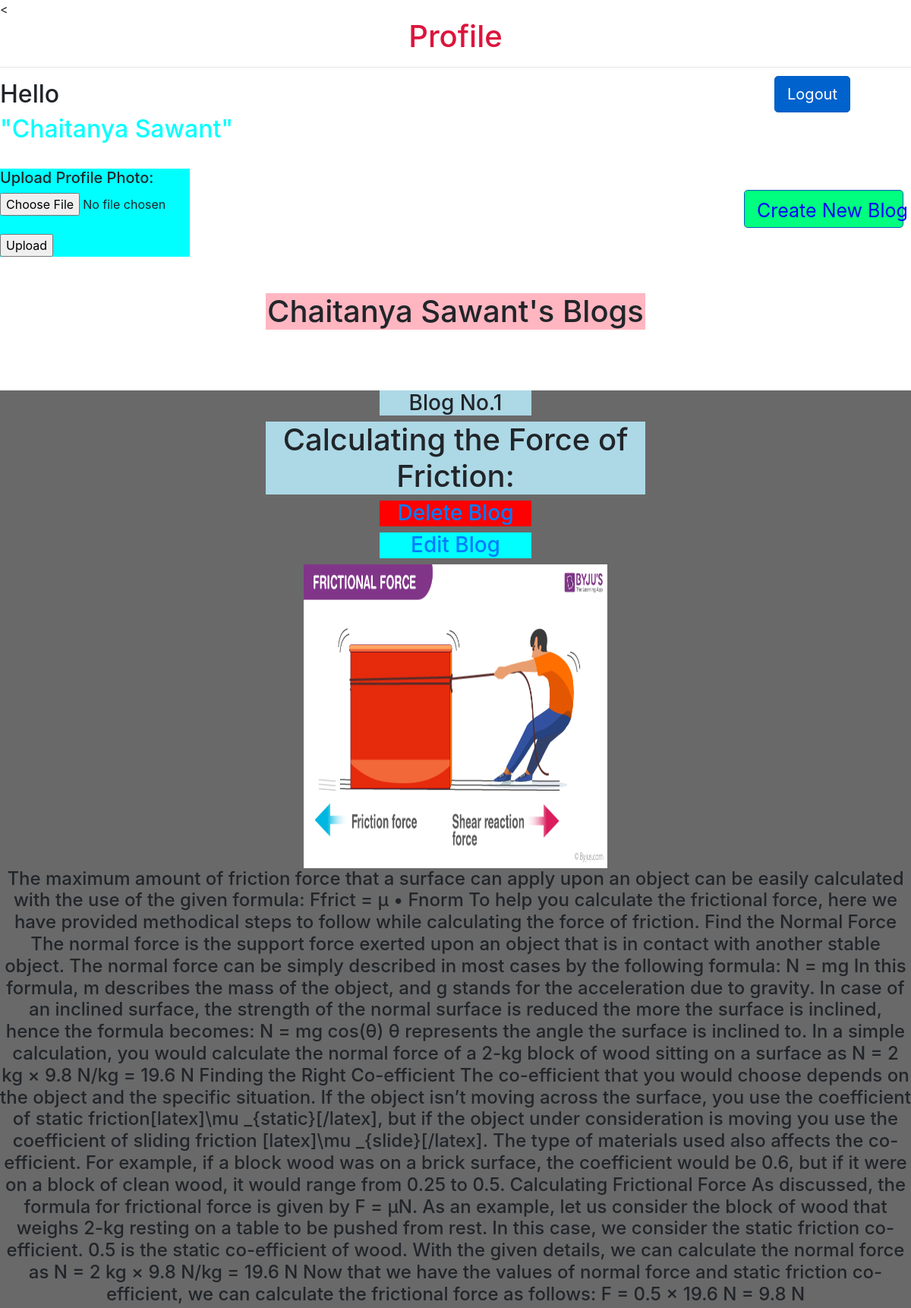
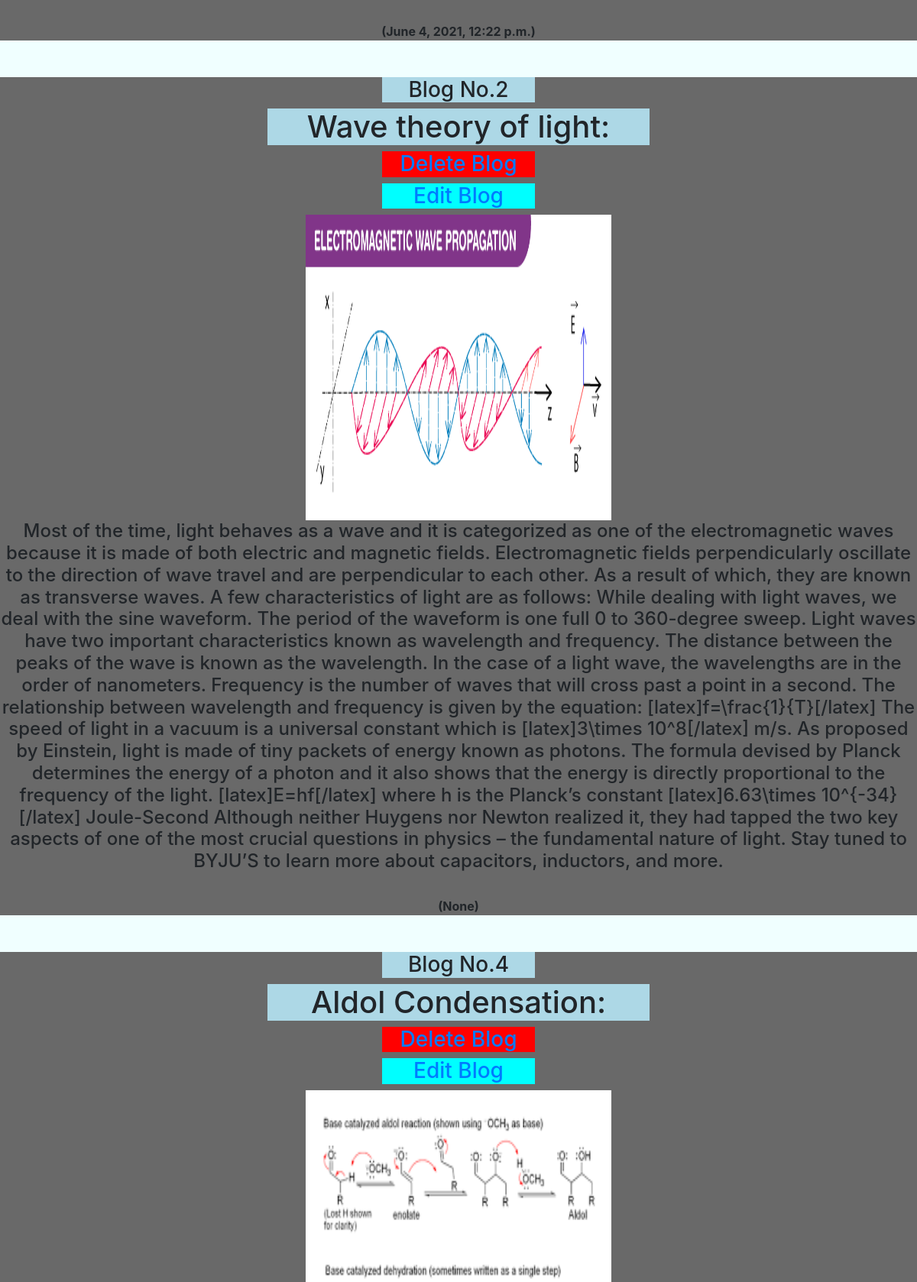
Page /profile/1/ (upper part) on the committed database (2 pictures, top to bottom).
### blogs/models.py (models this page shows, shortened)
class userDetails(models.Model):
    name = models.TextField(max_length=40)
    email = models.EmailField()
    password=models.TextField(max_length=20)
    profile=models.ImageField(upload_to='blog_user_profile',null=True, blank=True)
    """
    title=models.CharField(max_length=200,default='No Title')
    blog=models.TextField(max_length=10000,default='No Title')
    comment=models.TextField(max_length=1000,default='No Comments')
    """
    class Meta:
        db_table="User Details"

class Blogs(models.Model):
    title=models.CharField(max_length=200)
    blog_content=models.TextField(max_length=10200)
    user_blog=models.ForeignKey(userDetails,on_delete=models.CASCADE)
    img1=models.ImageField(upload_to='blog_images',null=True,blank=True)
    img2=models.ImageField(upload_to='blog_images',null=True,blank=True)
    time=models.DateTimeField(auto_now_add=True,null=True)
    class Meta:
        db_table="All Blogs"
    def __str__(self):
        return self.title

### blogs/views.py (the view)
# urls.py: path('profile/<int:id>/',profile,name='profile'),
def profile(request,id):
    for obj in userDetails.objects.filter(id=id):
        if obj.id==id:
            name=obj.name
    all_blogs=Blogs.objects.all()
    print("all blogs are  ",all_blogs)
    return render(request,'profile.html',{'id':id,'name':name,'blog':all_blogs})

### templates/profile.html (shortened to what this page needs)
<!DOCTYPE html>
<html lang="en">
<head>
    <link rel="stylesheet" href="https://maxcdn.bootstrapcdn.com/bootstrap/4.0.0/css/bootstrap.min.css">
</head>
<body>
<center><h1 style="color:crimson">Profile</h1></center>
<hr>
<h2>Hello</h2>
<h2 style="color:aqua;">"{{name}}"</h2>
<form action="{% url 'logout' %}" method="post">
    <button type="submit" class="btn btn-primary btn-lg active" style="position:absolute;top:100px;right:80px;" aria-pressed="true">Logout</button>
</form>
<a href="{%url 'blog' id %}"  title="Create new blog here" class="btn btn-primary btn-lg active" style="font-size:25px; background:SpringGreen;color:blue;position:absolute; right:10px;height:50px;width:210px; top:250px;" type="button" aria-pressed="true" >Create New Blog</a>
<br>
<div style="background:cyan; width:250px;">
    <form method="post" action="{% url 'upload_profile_photo' id %}" enctype="multipart/form-data">
    <h5>Upload Profile Photo:</h5>
    <input type="file" name="profile_photo"> <br> <br>
    <input type="submit" value="Upload">
</form>
</div>
<br>
<br>
<center>
    <h1 style="width:500px;background-color:LightPink;">{{name}}'s Blogs</h1>
</center>
{% if blog %}
<center style="background-color:dimgrey;">
    <div id="first_div">
        <br>
        <br>
        <br>
    </div>
    <div style="background-color:dimgrey;">
    <table >
        {% for data in blog %}
            {% if data.user_blog_id == id %}
            <tr>
                <h3 style="background-color:lightblue; width:200px;">Blog No.{{forloop.counter}}</h3>
            </tr>
            <tr>
                <h1 style="background-color:lightblue; width:500px;">{{data.title }}</h1>
                <h3 style="background-color:red; width:200px;"><a href="{% url 'delete_blog_user' data.title id%}" title="Delete {{data.title}} Blog">Delete Blog</a></h3>
                <h3 style="background-color:cyan; width:200px;"><a href="{% url 'edit_blog' id data.title data.id%}" title="Edit {{data.title}} Blog">Edit Blog</a></h3>
            </tr>
        <tr style="background-color:DarkGrey;">
            {% if data.img1 %}
            <img src="{{data.img1.url}}" height="400px" width="400px" alt="Image 1 is not uploaded">
            {% endif %}
            <h4>{{ data.blog_content }}</h4>
            <br>
            <b>({{data.time}})</b>
        </tr>
        <tr>
            <div style="background-color:Azure;">
                <br>
                <br>
            </div>
        </tr>
            {% endif %}
        {% endfor %}
    </table>
        </div>
</center>
{% endif %}
</body>
</html>

### templates/profile.html (style rules this page uses)
#first_div { background-color:white; }

### rows in the picture
userDetails: name "Chaitanya Sawant"
Blogs: title "Calculating the Force of Friction:", img1 (picture), blog_content "The maximum amount of friction force that a surface can apply upon an object can be easily calculated with the use of the given formula: Ffrict = µ • Fnorm To help you calculate the frictional force, here we have provided methodical steps to follow while calculating the force of friction. Find the Normal Force The normal force is the support force exerted upon an object that is in contact with another stable object. The normal force can be simply described in most cases by the following formula: N = mg In this formula, m describes the mass of the object, and g stands for the acceleration due to gravity. In case of an inclined surface, the strength of the normal surface is reduced the more…", time "June 4, 2021, 12:22 p.m."
Blogs: title "Wave theory of light:", img1 (picture), blog_content "Most of the time, light behaves as a wave and it is categorized as one of the electromagnetic waves because it is made of both electric and magnetic fields. Electromagnetic fields perpendicularly oscillate to the direction of wave travel and are perpendicular to each other. As a result of which, they are known as transverse waves. A few characteristics of light are as follows: While dealing with light waves, we deal with the sine waveform. The period of the waveform is one full 0 to 360-degree sweep. Light waves have two important characteristics known as wavelength and frequency. The distance between the peaks of the wave is known as the wavelength. In the case of a light wave, the…", time "None"
Blogs: title "Aldol Condensation:", img1 (picture)
